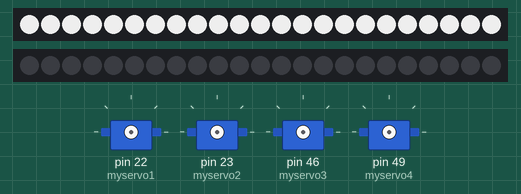
Bench run of a sketch on a simulated Arduino Mega 2560, built with avr-gcc and run on an emulated ATmega2560. Parts: 2 × 23 RGB LEDs in strip order, left to right, 4 × servo.

Above: at 3.4 s.
At 9.0 s:
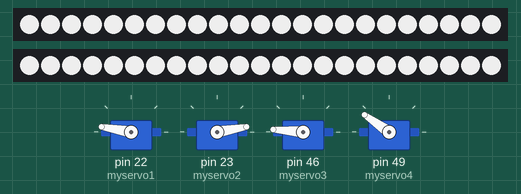
At 22.57 s:
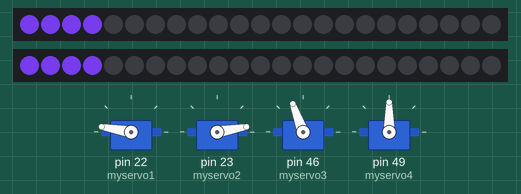
At 36.2 s:
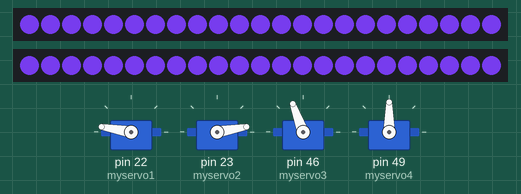
Timing chart, 0 to 37.7 s (numbered marks = the images above):
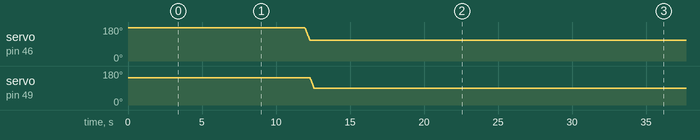

Measured:
- by itself, servo on pin 46 (myservo3): moves from 175° to 110° over 0.33 s
- by itself, servo on pin 49 (myservo4): moves from 145° to 90° over 0.26 s

The sketch:

mega2560fa20241114.ino
```cpp
int zhuandong1=0;
int zhuandong=0;
int pos=0;
int fang=0;
#include <Wire.h>
#include <Servo.h>
#include <Adafruit_NeoPixel.h>

Adafruit_NeoPixel pixels1(23, 38, NEO_GRB + NEO_KHZ800);
Adafruit_NeoPixel pixels2(23, 40, NEO_GRB + NEO_KHZ800);

Servo myservo1;
Servo myservo2;
Servo myservo3;
Servo myservo4;

int fazhi=100;

void setup() {
 Wire.begin();
 pixels1.begin();
 pixels2.begin();


  for(int i=0;i<23;i++){
  pixels1.setPixelColor(i, pixels1.Color(200, 200, 200)); pixels1.show(); delay(150);}
  pixels1.clear();
  delay(1000);
  for(int i=0;i<23;i++){
  pixels2.setPixelColor(i, pixels2.Color(200, 200, 200)); pixels2.show(); delay(150);}
  pixels2.clear();
  delay(1000);

 Serial.begin(9600);
 Serial3.begin(38400);
 myservo1.attach(22);
 myservo2.attach(23);//升降
 myservo3.attach(46);
 myservo4.attach(49);//圆

 myservo3.write(175);
 myservo4.write(145);//下

//myservo3.write(110);
//myservo4.write(90);//圆
 myservo1.write(170);//底
 myservo2.write(10);
 //myservo1.write(70);//顶
 //myservo2.write(110);
 delay(3000);
 for(pos=175;pos>=110;pos-=1){
 myservo3.write(pos);
 delay(5);}
 for(pos=145;pos>=90;pos-=1){
 myservo4.write(pos);
 delay(5);}//圆
delay(1000);

while(1){

  for(int i=0;i<23;i++){
  pixels1.setPixelColor(i, pixels1.Color(100, 50, 200)); pixels2.setPixelColor(i, pixels1.Color(100, 50, 200)); pixels1.show();  pixels2.show();delay(300);}
  pixels1.clear();
  pixels2.clear();
  delay(1000);


}

}
void loop() {
 //Serial.println(znzget());delay(100);
//jieshou();
// fang1();

}
void sportkk(int speedkz1, int speedkz2, int speedkz3, int speedkz4)
{
  int sdjk2, sdjk3, sdjk4, sdjk5, sdjk6, sdjk7, sdjk8, sdjk9;
  if (speedkz1 < 0) {
    sdjk2 = -speedkz1 ;
    sdjk3 = 0;
  }  else if (speedkz1 > 0) {
    sdjk3 = 255;
    sdjk2 = speedkz1;
  }  else {
    sdjk2 = 0;
    sdjk3 = 0;
  }
  if (speedkz2 < 0) {
    sdjk4 = -speedkz2 ;
    sdjk5 = 0;
  }  else if (speedkz2 > 0) {
    sdjk5 = 255;
    sdjk4 = speedkz2;
  }  else {
    sdjk4 = 0;
    sdjk5 = 0;
  }
  if (speedkz3 < 0) {
    sdjk6 = -speedkz3;
    sdjk7 = 255;
  }  else if (speedkz3 > 0) {
    sdjk7 = 0;
    sdjk6 = speedkz3;
  }  else {
    sdjk6 = 0;
    sdjk7 = 0;
  }
  if (speedkz4 < 0) {
    sdjk8 = -speedkz4;
    sdjk9 = 255;
  }  else if (speedkz4 > 0) {
    sdjk9 = 0;
    sdjk8 = speedkz4;
  }  else {
    sdjk8 = 0;
    sdjk9 = 0;
  }
  analogWrite(26, sdjk2); analogWrite(27, sdjk3); analogWrite(28, sdjk4); analogWrite(29, sdjk5); analogWrite(30, sdjk6); analogWrite(31, sdjk7); analogWrite(32, sdjk8); analogWrite(33, sdjk9);
}
void jieshou()
{
  if(Serial3.available()> 0)
  {
    if(Serial3.read()!=201)
    {
    }
    else
    {
      delay(20);
       fang=Serial3.read();

      //Serial.println(fang);
    }
  }
}
void fang1(){
zhuandong=znzget();
//zhuandong=(znzget()+zhuandong*9)/10;
if( fang == 2){
zhuandong1=zhuandong-pos;
  if(zhuandong1>180)zhuandong1=zhuandong1-360;///
if(zhuandong1<5&&zhuandong1>-5)zhuandong1=0;
zhuandong1=zhuandong1*3;
sportkk(150-zhuandong1,150-zhuandong1,150+zhuandong1,150+zhuandong1);
}
else if( fang == 3){
zhuandong1=zhuandong-pos;
  if(zhuandong1>180)zhuandong1=zhuandong1-360;///
if(zhuandong1<5&&zhuandong1>-5)zhuandong1=0;
zhuandong1=zhuandong1*3;
sportkk(-150-zhuandong1,-150-zhuandong1,-150+zhuandong1,-150+zhuandong1);
}
else if( fang == 4){
if(zhuandong>180)zhuandong=zhuandong-360;///
if(zhuandong<5&&zhuandong>-5)zhuandong=0;
pos=zhuandong;
sportkk(-255,-255,255,255);
}
else if( fang == 5){
if(zhuandong>180)zhuandong=zhuandong-360;///
if(zhuandong<5&&zhuandong>-5)zhuandong=0;
pos=zhuandong;
sportkk(255,255,-255,-255);
}
else if( fang == 1){
 //sportkk(200-zhuandong,200-zhuandong,200+zhuandong,200+zhuandong);
}
else{
sportkk(0,0,0,0);
}
Serial.println(zhuandong);
delay(10);
}

void stopdj()
{
  sportkk(0, 0, 0, 0);
}
int znzget()
{
  int highpr = 99;
  int lowpr = 99;
  Wire.requestFrom(59, 2);
  while (Wire.available())
  {
    highpr = Wire.read();
    lowpr = Wire.read();
  }
  if (highpr == 11 && lowpr == 02) return 999;
  else if (highpr < 2)return highpr * 255 + lowpr;
  else return highpr;
}
  // a=analogRead(33)/16;
 // a=(a*19+analogRead(33)/16)/20;
 /* analogWrite(26,255);
 // analogWrite(27,255);//3
  analogWrite(28,255);
  //analogWrite(29,0);//5
  analogWrite(30,255);
 // analogWrite(31,0);//7
  analogWrite(32,255);
 // analogWrite(33,0);//9*/
//else{sportkk(100,100,100,100);}
//sportkk(255,255,255,255);
```
